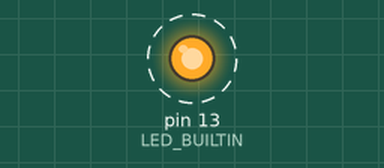
Simulated run of this sketch. Board: Arduino Uno, built with avr-gcc and run on an emulated ATmega328P. On the bench: output pins drawn as LEDs (lit = HIGH). Dashed ring = blinking. What the sketch prints to the serial monitor is not drawn.

Above: at 0.5 s.
Timing chart, 0 to 4.6 s (numbered marks = the images above):
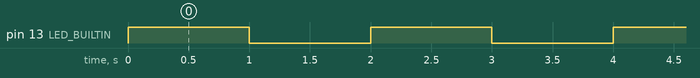

The sketch:

Blink_serial_mon.ino
```cpp
//blink led stock , with monitor serial  ,needs to open monitor serial to watch the work

void setup() {
  // initialize digital pin LED_BUILTIN as an output.
   Serial.begin(9600);
  pinMode(LED_BUILTIN, OUTPUT);
}

// the loop function runs over and over again forever
void loop() {
  digitalWrite(LED_BUILTIN, HIGH);   // turn the LED on (HIGH is the voltage level)
  delay(1000);                       // wait for a second
  Serial.println("ON");
  digitalWrite(LED_BUILTIN, LOW);    // turn the LED off by making the voltage LOW
  delay(1000);
  Serial.println("OFF");// wait for a second
}
```

Measured:
- by itself, pin 13 (LED_BUILTIN): alternates HIGH for 1.0 s and LOW for 1.0 s
